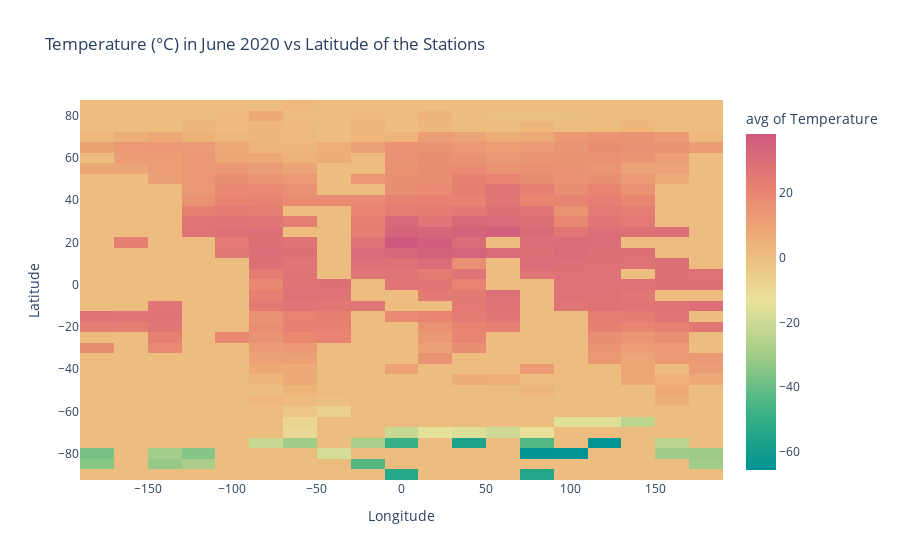

Here is the notebook cell this chart was saved with:
### Code cell
fig = px.density_heatmap(df_lat, x='Longitude', y="Latitude", z='Temperature', histfunc='avg',
                         title="Temperature (°C) in June 2020 vs Latitude of the Stations", 
                         color_continuous_scale=px.colors.diverging.Temps)
fig.show()

### Figure 1 — Plotly figure (JSON) as saved in the notebook; plotly's stock layout.template omitted (floating-point values rounded to 4 significant figures; data arrays with more than 128 entries replaced by an {"elided": "..."} marker saying what was removed)
{"data": [{"coloraxis": "coloraxis", "histfunc": "avg", "hovertemplate": "Longitude=%{x}<br>Latitude=%{y}<br>avg of Temperature=%{z}<extra></extra>", "name": "", "type": "histogram2d", "x": {"elided": "11299 float values"}, "xaxis": "x", "xbingroup": "x", "y": {"elided": "11299 float values"}, "yaxis": "y", "ybingroup": "y", "z": {"elided": "11299 float values"}}], "layout": {"coloraxis": {"colorbar": {"title": {"text": "avg of Temperature"}}, "colorscale": [[0, "rgb(0, 147, 146)"], [0.1667, "rgb(57, 177, 133)"], [0.3333, "rgb(156, 203, 134)"], [0.5, "rgb(233, 226, 156)"], [0.6667, "rgb(238, 180, 121)"], [0.8333, "rgb(232, 132, 113)"], [1, "rgb(207, 89, 126)"]]}, "legend": {"tracegroupgap": 0}, "title": {"text": "Temperature (°C) in June 2020 vs Latitude of the Stations"}, "xaxis": {"anchor": "y", "domain": [0, 1], "title": {"text": "Longitude"}}, "yaxis": {"anchor": "x", "domain": [0, 1], "title": {"text": "Latitude"}}}}
